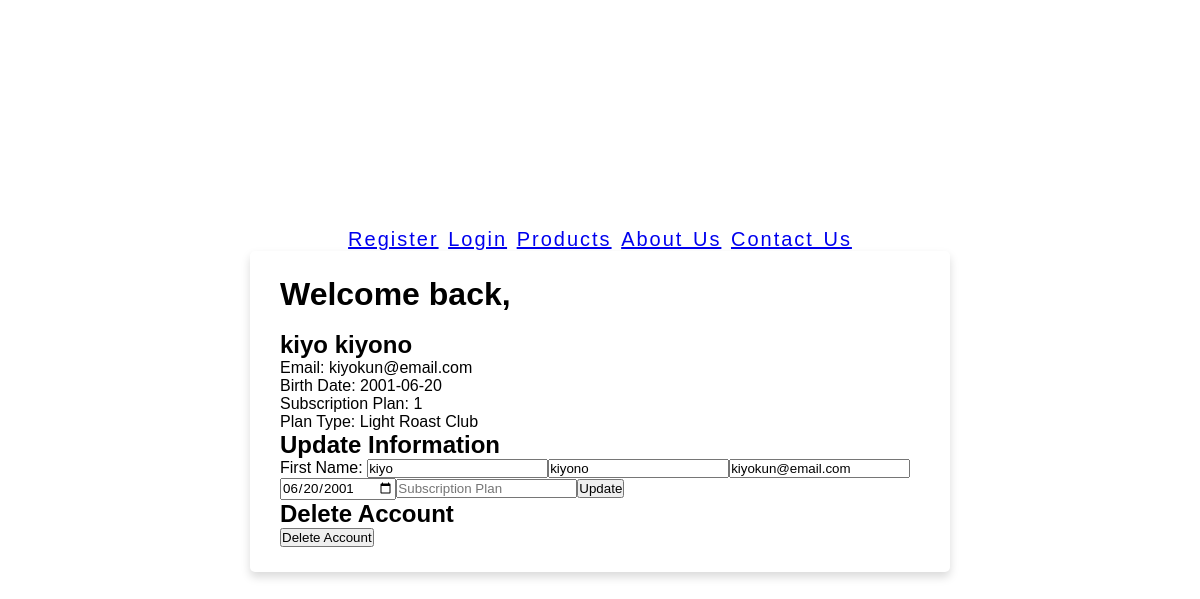
Page /old-uprofile.php (signed in) on the committed database.
### tables this page shows
CREATE TABLE `tbluserprofile` (
  `userID` int(6) NOT NULL,
  `acctID` int(11) DEFAULT NULL,
  `firstName` varchar(20) NOT NULL,
  `lastName` varchar(20) NOT NULL,
  `gender` varchar(10) NOT NULL,
  `birthDate` date NOT NULL
);

CREATE TABLE `tbluseraccount` (
  `acctID` int(6) NOT NULL,
  `emailAdd` varchar(50) NOT NULL,
  `username` varchar(20) NOT NULL,
  `password` varchar(20) NOT NULL,
  `is_deleted` tinyint(1) DEFAULT 0
);

CREATE TABLE `tblsubscription` (
  `subscription_ID` int(11) NOT NULL,
  `account_ID` int(11) DEFAULT NULL,
  `plan_ID` int(11) DEFAULT NULL
);

CREATE TABLE `tblsubscriptionplan` (
  `Plan_ID` int(6) NOT NULL,
  `Plan_Name` varchar(50) NOT NULL,
  `Coffee_ID` int(6) NOT NULL,
  `Description` varchar(50) NOT NULL,
  `Price_Per_Month` float NOT NULL
);

### old-uprofile.php (the view, shortened to what this page needs)
<?php
    include 'connect.php';
?>
<!DOCTYPE html>
<html lang="en">
<head>
    <link rel="stylesheet" href="css/style2.css">
</head>
<body>
    <nav>
        <a href="register.php">Register</a>
        <a href="login.php">Login</a>
        <a href="product.php">Products</a>
        <a href="About Us.php">About Us</a>
        <a href="Contact Us.php">Contact Us</a>
    </nav>
    <div class="container">
        <?php
            if(isset($_SESSION['id'])) {
                $userID = $_SESSION['id'];
                $sql = "SELECT u.userID, u.firstName, u.lastName, p.emailAdd, u.birthDate, s.subscription_ID, s.plan_ID, r.Plan_Name
                        FROM tbluserprofile u
                        INNER JOIN tbluseraccount p ON u.userID = p.acctID
                        INNER JOIN tblsubscription s ON u.userID = s.account_ID
                        INNER JOIN tblsubscriptionplan r ON s.plan_ID = r.Plan_ID
                        WHERE u.userID = $userID";
                $result = mysqli_query($connection, $sql);
                if ($result->num_rows > 0) {
                    $row = $result->fetch_assoc();
                    echo "<div class='user-details'>";
                    echo "<h1>Welcome back,</h1><br/>";
                    echo "<h2>" . $row["firstName"] . " " . $row["lastName"] . "</h2>";
                    echo "<p>Email: " . $row["emailAdd"] . "</p>";
                    echo "<p>Birth Date: " . $row["birthDate"] . "</p>";
                    echo "<p> Subscription Plan: " . $row["plan_ID"] . "</p>";
                    echo "<p> Plan Type: " . $row["Plan_Name"] . "</p>";
                    echo "</div>";
                    echo "<div class='update-form'>";
                    echo "<h2>Update Information</h2>";
                    echo "<form method='POST'>";
                    echo "<label for='firstName'>First Name: </label>";
                    echo "<input type='text' id='firstName' name='firstName' placeholder='First Name' value='" . $row["firstName"] . "' required>";
                    echo "<input type='text' name='lastName' placeholder='Last Name' value='" . $row["lastName"] . "' required>";
                    echo "<input type='email' name='email' placeholder='Email Address' value='" . $row["emailAdd"] . "' required>";
                    echo "<input type='date' name='birthDate' value='" . $row["birthDate"] . "' required>";
                    echo "<input type='text' name='plan' placeholder='Subscription Plan' value='' readonly" . $row["plan_ID"] . "' required>";
                    echo "<button type='submit' name='update'>Update</button>";
                    echo "</form>";
                    echo "</div>";
                    echo "<div class='delete-form'>";
                    echo "<h2>Delete Account</h2>";
                    echo "<form method='POST'>";
                    echo "<button type='submit' name='delete'>Delete Account</button>";
                    echo "</form>";
                    echo "</div>";
                } else {
                    echo "User not found";
                }
            } else {
                echo "You are not logged in.";
            }
        ?>
    </div>
</body>
</html>

### css/style2.css (style rules this page uses)
* { margin: 0; padding: 0; box-sizing: border-box; font-family: 'Poppins',sans-serif; }
body { height: 100vh; display: flex; flex-direction: column; justify-content: center; align-items: center; padding: 10px; background: url("https://img.freepik.com/free-photo/close-up-view-dark-fresh-roasted-coffee-beans-coffee-beans-background_141793-27283.jpg"); background-attachment: fixed; background-size: repeat; }
.container { max-width: 700px; width: 100%; background-color: #fff; padding: 25px 30px; border-radius: 5px; box-shadow: 0 5px 10px rgba(0,0,0,0.15); }
nav { font-family: "Arial Black", Gadget, sans-serif; font-size: 20px; letter-spacing: 2px; word-spacing: 2px; color: #38220f; }

### rows in the picture
tbluserprofile: firstName "kiyo", lastName "kiyono", acctID.emailAdd "kiyokun@email.com", birthDate "2001-06-20", tblsubscription.plan_ID "1", tblsubscriptionplan.Plan_Name "Light Roast Club", email "kiyokun@email.com", birthDate "06/20/2001"
